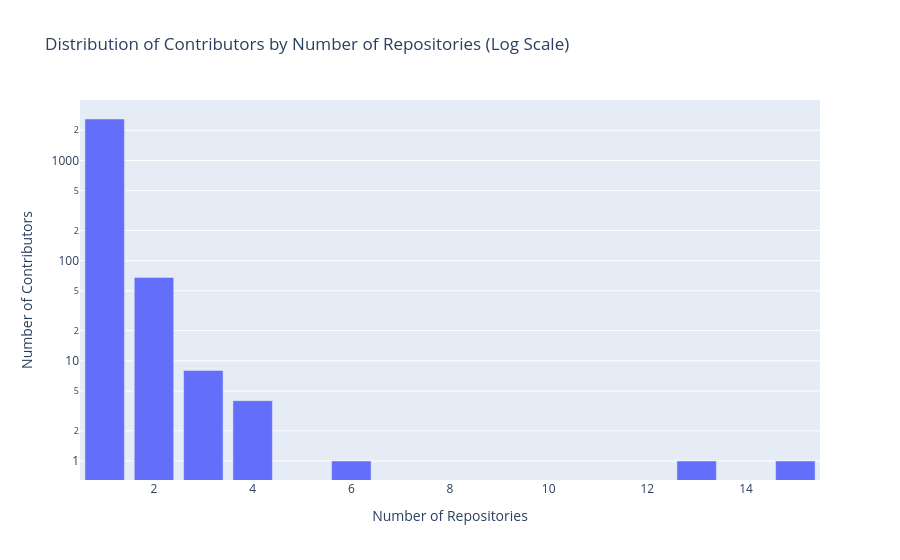
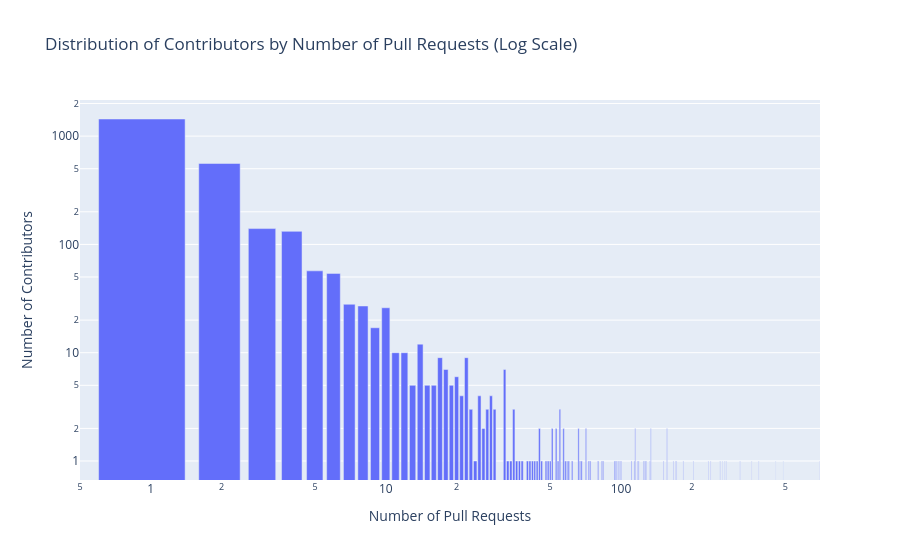

Notebook code for these charts, in order:
### Code cell
# Load the JSON file
commits_file = f"{path_data}/pull_requests.json"
df = pd.read_json(commits_file, lines=True)

# Group by contributor_id to find the number of unique repositories and total pull requests
contrib_repos = df.groupby('contributor_id')['repository'].nunique().reset_index(name='num_repositories')
contrib_commits = df.groupby('contributor_id')['repository'].count().reset_index(name='num_pull_requests')

# Merge the two DataFrames to get a summary for each contributor
contrib_summary = pd.merge(contrib_repos, contrib_commits, on='contributor_id')

# Aggregate the data by the number of repositories and number of pull requests
repos_distribution = contrib_summary['num_repositories'].value_counts().reset_index()
repos_distribution.columns = ['num_repositories', 'count']

commits_distribution = contrib_summary['num_pull_requests'].value_counts().reset_index()
commits_distribution.columns = ['num_pull_requests', 'count']

# Create a bar chart for the number of repositories with log scale
fig_repos = px.bar(repos_distribution, x='num_repositories', y='count', 
                   title='Distribution of Contributors by Number of Repositories (Log Scale)',
                   labels={'num_repositories': 'Number of Repositories', 'count': 'Number of Contributors'},
                   log_y=True)

# Create a bar chart for the number of pull requests with log scale
fig_commits = px.bar(commits_distribution, x='num_pull_requests', y='count', 
                     title='Distribution of Contributors by Number of Pull Requests (Log Scale)',
                     labels={'num_pull_requests': 'Number of Pull Requests', 'count': 'Number of Contributors'},
                     log_x=True, log_y=True)

fig_repos.show()
fig_commits.show()

import ineqpy

# Calculate the Gini coefficient for the number of repositories
gini_repos = ineqpy.inequality.gini(repos_distribution['count'].values)
print(f'The Gini coefficient for the number of repositories across different contributors is {gini_repos}.')

# Calculate the Gini coefficient for the number of pull requests
gini_commits = ineqpy.inequality.gini(commits_distribution['count'].values)
print(f'The Gini coefficient for the number of pull requests across different contributors is {gini_commits}.')

### Figure 1 — Plotly figure (JSON) as saved in the notebook; plotly's stock layout.template omitted (floating-point values rounded to 4 significant figures)
{"data": [{"alignmentgroup": "True", "hovertemplate": "Number of Repositories=%{x}<br>Number of Contributors=%{y}<extra></extra>", "legendgroup": "", "marker": {"color": "#636efa", "pattern": {"shape": ""}}, "name": "", "offsetgroup": "", "orientation": "v", "showlegend": false, "textposition": "auto", "type": "bar", "x": [1, 2, 3, 4, 15, 13, 6], "xaxis": "x", "y": [2592, 68, 8, 4, 1, 1, 1], "yaxis": "y"}], "layout": {"barmode": "relative", "legend": {"tracegroupgap": 0}, "title": {"text": "Distribution of Contributors by Number of Repositories (Log Scale)"}, "xaxis": {"anchor": "y", "domain": [0, 1], "title": {"text": "Number of Repositories"}}, "yaxis": {"anchor": "x", "domain": [0, 1], "title": {"text": "Number of Contributors"}, "type": "log"}}}

### Figure 2 — Plotly figure (JSON) as saved in the notebook; plotly's stock layout.template omitted (floating-point values rounded to 4 significant figures)
{"data": [{"alignmentgroup": "True", "hovertemplate": "Number of Pull Requests=%{x}<br>Number of Contributors=%{y}<extra></extra>", "legendgroup": "", "marker": {"color": "#636efa", "pattern": {"shape": ""}}, "name": "", "offsetgroup": "", "orientation": "v", "showlegend": false, "textposition": "auto", "type": "bar", "x": [1, 2, 3, 4, 5, 6, 7, 8, 10, 9, 14, 12, 11, 17, 22, 32, 18, 20, 13, 19, 15, 16, 21, 28, 25, 27, 23, 29, 55, 35, 66, 26, 115, 45, 53, 71, 134, 157, 51, 57, 264, 42, 83, 73, 41, 50, 386, 241, 184, 24, 40, 171, 702, 37, 276, 126, 36, 43, 98, 111, 118, 38, 235, 455, 67, 167, 203, 74, 59, 84, 34, 125, 114, 172, 270, 96, 46, 133, 128, 100, 127, 321, 490, 48, 60, 95, 80, 94, 62, 152, 49, 68, 44, 280, 360, 54, 119, 33, 58], "xaxis": "x", "y": [1439, 559, 140, 132, 57, 54, 28, 27, 26, 17, 12, 10, 10, 9, 9, 7, 7, 6, 5, 5, 5, 5, 4, 4, 4, 3, 3, 3, 3, 3, 2, 2, 2, 2, 2, 2, 2, 2, 2, 2, 1, 1, 1, 1, 1, 1, 1, 1, 1, 1, 1, 1, 1, 1, 1, 1, 1, 1, 1, 1, 1, 1, 1, 1, 1, 1, 1, 1, 1, 1, 1, 1, 1, 1, 1, 1, 1, 1, 1, 1, 1, 1, 1, 1, 1, 1, 1, 1, 1, 1, 1, 1, 1, 1, 1, 1, 1, 1, 1], "yaxis": "y"}], "layout": {"barmode": "relative", "legend": {"tracegroupgap": 0}, "title": {"text": "Distribution of Contributors by Number of Pull Requests (Log Scale)"}, "xaxis": {"anchor": "y", "domain": [0, 1], "title": {"text": "Number of Pull Requests"}, "type": "log"}, "yaxis": {"anchor": "x", "domain": [0, 1], "title": {"text": "Number of Contributors"}, "type": "log"}}}
